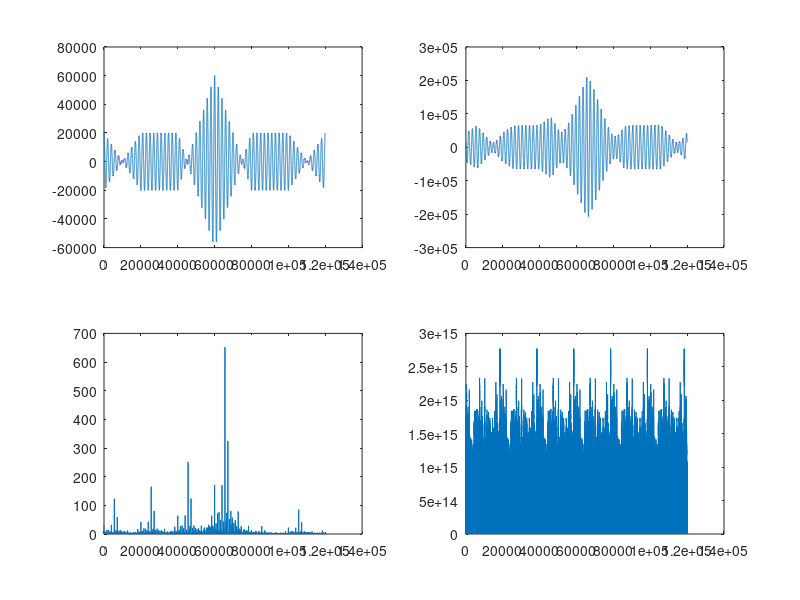

Recreate this plot in MATLAB.
%% Special Generalized CC used for testing multipath

clear;clc;close all;
fb=1e3;
bit_period=1/fb; %bit period is 0.001 second 
fc=1e4; %Carrier Frequency
fs=2e4; %Sampling Rate
bits=[1,0,1,0,0,1];
t=0:1/(fs*fb):1/fb;
for i=1:length(bits)
    analog_sig=(bits(i)*2-1)*cos(2*pi*fc*t);
    if i==1
        analog=analog_sig;
    else
        analog=[analog,analog_sig];
    end
end
signal=analog;

path0=signal;
path1=3*[zeros(1,5600),signal];
path2=0.5*[zeros(1,6600),signal];
path3=2*[zeros(1,7200),signal];
path4=0.3*[zeros(1,9400),signal];
signal_r=path0+path1(1:120006)+path2(1:120006)+path3(1:120006)+path4(1:120006);

cross_real=fftshift(ifft(fft(signal).*conj(fft(signal))));
subplot(2,2,1)
plot(1:length(cross_real),cross_real);

cross=fftshift(ifft(fft(signal_r).*conj(fft(signal))));
subplot(2,2,2)
plot(1:length(cross),cross);

xcor_PHAT=1e3*abs(fftshift(ifft((fft(signal_r).*conj(fft(signal)))./(abs(fft(signal_r)).*abs(fft(signal))))));
subplot(2,2,3)
plot(1:length(xcor_PHAT),xcor_PHAT);

xcor_SG=1e3*abs(fftshift(ifft((conj(fft(signal_r)).*fft(signal))./(abs(fft(signal)).*abs(fft(signal))))));
subplot(2,2,4)
plot(1:length(xcor_SG),xcor_SG);



